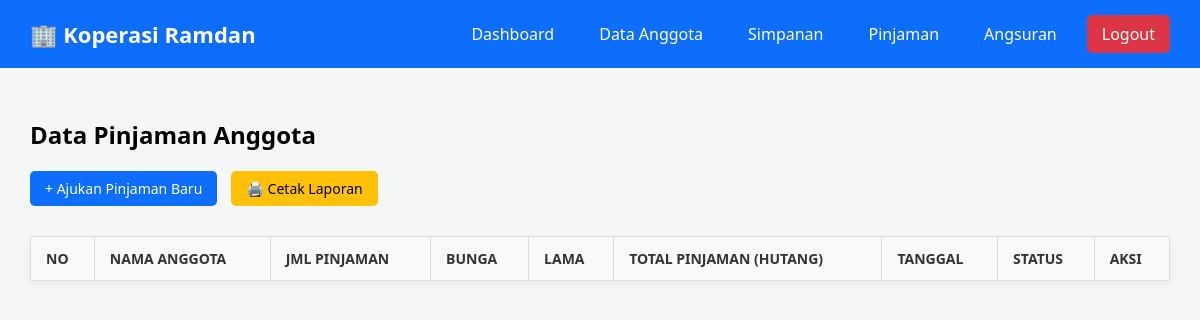
The app's page /data_pinjaman.php (signed in), older data.
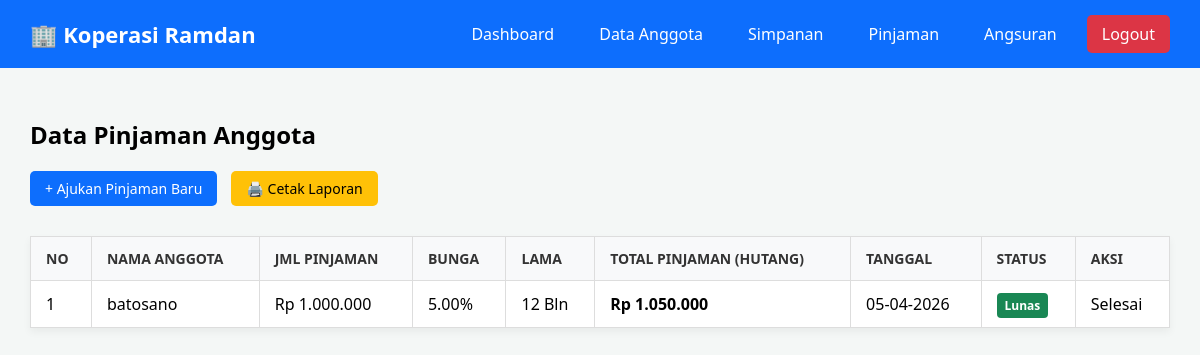
The same page, newer data.
### tables this page shows
CREATE TABLE `tb_pinjaman_ramdan` (
  `id_pinjaman` int(11) NOT NULL,
  `id_anggota` int(11) NOT NULL,
  `jumlah_pinjaman` decimal(15,2) NOT NULL,
  `bunga` decimal(5,2) NOT NULL,
  `lama_pinjaman` int(11) NOT NULL,
  `total_pinjaman` decimal(15,2) NOT NULL,
  `status_pinjaman` enum('Diajukan','Disetujui','Lunas') DEFAULT 'Diajukan',
  `tanggal_pinjaman` date NOT NULL
);

CREATE TABLE `tb_anggota_ramdan` (
  `id_anggota` int(11) NOT NULL,
  `nama` varchar(100) NOT NULL,
  `alamat` text DEFAULT NULL,
  `no_hp` varchar(20) DEFAULT NULL,
  `tanggal_daftar` date NOT NULL
);

### data_pinjaman.php (the view, shortened to what this page needs)
<?php
include 'koneksi.php';
$query = mysqli_query($koneksi, "
    SELECT p.*, a.nama
    FROM tb_pinjaman_ramdan p
    JOIN tb_anggota_ramdan a ON p.id_anggota = a.id_anggota
    ORDER BY p.id_pinjaman DESC
");
include 'header.php';
?>
    <h2>Data Pinjaman Anggota</h2>
    <a href="tambah_pinjaman.php" class="btn" style="margin-bottom: 15px;">+ Ajukan Pinjaman Baru</a>
    <a href="cetak_pinjaman.php" target="_blank" class="btn btn-warning" style="margin-bottom: 15px; margin-left: 10px;">🖨️ Cetak Laporan</a>
    <table>
        <thead>
            <tr>
                <th>No</th>
                <th>Nama Anggota</th>
                <th>Jml Pinjaman</th>
                <th>Bunga</th>
                <th>Lama</th>
                <th>Total Pinjaman (Hutang)</th>
                <th>Tanggal</th>
                <th>Status</th>
                <th>Aksi</th>
            </tr>
        </thead>
        <tbody>
            <?php
            $no = 1;
            while($data = mysqli_fetch_assoc($query)) {
                $warna_status = 'bg-warning';
                if($data['status_pinjaman'] == 'Lunas') $warna_status = 'bg-success';
            ?>
            <tr>
                <td><?php echo $no++; ?></td>
                <td><?php echo $data['nama']; ?></td>
                <td>Rp <?php echo number_format($data['jumlah_pinjaman'], 0, ',', '.'); ?></td>
                <td><?php echo $data['bunga']; ?>%</td>
                <td><?php echo $data['lama_pinjaman']; ?> Bln</td>
                <td><strong>Rp <?php echo number_format($data['total_pinjaman'], 0, ',', '.'); ?></strong></td>
                <td><?php echo date('d-m-Y', strtotime($data['tanggal_pinjaman'])); ?></td>
                <td><span class="badge <?php echo $warna_status; ?>"><?php echo $data['status_pinjaman']; ?></span></td>
                <td>
                    <?php
                    if($data['status_pinjaman'] == 'Diajukan' && $_SESSION['role'] == 'Admin') { ?>
                        <a href="acc_pinjaman.php?id=<?php echo $data['id_pinjaman']; ?>"
                           onclick="return confirm('Apakah kamu yakin ingin menyetujui pinjaman ini?')"
                           class="btn" style="background-color: #0d6efd; color: white;">ACC Pinjaman</a>
                    <?php } else if ($data['status_pinjaman'] == 'Disetujui') {
                        echo "Menunggu Pelunasan";
                    } else if ($data['status_pinjaman'] == 'Lunas') {
                        echo "Selesai";
                    }
                    ?>
                </td>
            </tr>
            <?php } ?>
        </tbody>
    </table>
</div>
</body>
</html>

Row changes from the older to the newer data that the page shows:
added tb_pinjaman_ramdan: id_anggota.nama "batosano", jumlah_pinjaman "1.000.000", bunga "5.00", lama_pinjaman "12", total_pinjaman "1.050.000", tanggal_pinjaman "05-04-2026", status_pinjaman "Lunas", shows "Selesai"
